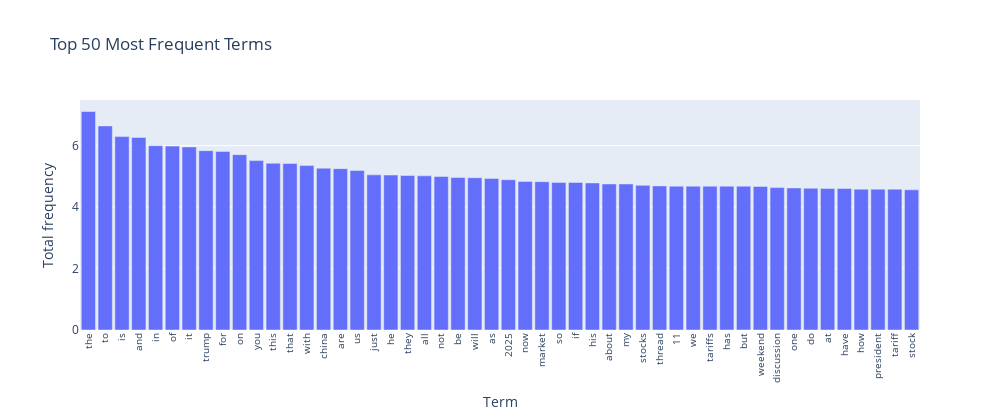

The notebook cell saved with this chart:
### Code cell
# Visualizing the Top 50 Most Frequent Terms
import plotly.express as px
import math

# Get sorted indices in descending order of frequency
top_idx = np.argsort(term_frequencies)[::-1][:50]

# Get top terms and their frequencies
top_terms = count_vect.get_feature_names_out()[top_idx]
top_freqs = term_frequencies[top_idx]
top_freqs_log = [math.log(i) for i in top_freqs]

df_top_50 = pd.DataFrame({"Term": top_terms, "Total frequency": top_freqs_log})

g = px.bar(
    df_top_50,
    x="Term",
    y="Total frequency",
    title="Top 50 Most Frequent Terms"
)
g.update_layout(xaxis_tickangle=-90, bargap=0.15, height=420, width=1000, xaxis_tickfont=dict(size=10))
#g.update_xaxes(tickmode='array', tickvals=list(range(0, 300, 10)), ticktext=count_vect.get_feature_names_out()[:300][::10])
g.show()

### Figure 1 — Plotly figure (JSON) as saved in the notebook; plotly's stock layout.template omitted (floating-point values rounded to 4 significant figures)
{"data": [{"hovertemplate": "Term=%{x}<br>Total frequency=%{y}<extra></extra>", "legendgroup": "", "marker": {"color": "#636efa", "pattern": {"shape": ""}}, "name": "", "orientation": "v", "showlegend": false, "textposition": "auto", "type": "bar", "x": ["the", "to", "is", "and", "in", "of", "it", "trump", "for", "on", "you", "this", "that", "with", "china", "are", "us", "just", "he", "they", "all", "not", "be", "will", "as", "2025", "now", "market", "so", "if", "his", "about", "my", "stocks", "thread", "11", "we", "tariffs", "has", "but", "weekend", "discussion", "one", "do", "at", "have", "how", "president", "tariff", "stock"], "xaxis": "x", "y": [7.112, 6.642, 6.295, 6.269, 5.999, 5.986, 5.958, 5.838, 5.814, 5.707, 5.513, 5.429, 5.421, 5.352, 5.268, 5.252, 5.193, 5.05, 5.043, 5.03, 5.017, 4.997, 4.963, 4.956, 4.934, 4.89, 4.836, 4.828, 4.804, 4.804, 4.787, 4.754, 4.754, 4.71, 4.691, 4.682, 4.682, 4.682, 4.682, 4.682, 4.673, 4.635, 4.625, 4.615, 4.605, 4.605, 4.585, 4.585, 4.585, 4.564], "yaxis": "y"}], "layout": {"bargap": 0.15, "barmode": "relative", "height": 420, "legend": {"tracegroupgap": 0}, "title": {"text": "Top 50 Most Frequent Terms"}, "width": 1000, "xaxis": {"anchor": "y", "domain": [0, 1], "tickangle": -90, "tickfont": {"size": 10}, "title": {"text": "Term"}}, "yaxis": {"anchor": "x", "domain": [0, 1], "title": {"text": "Total frequency"}}}}
